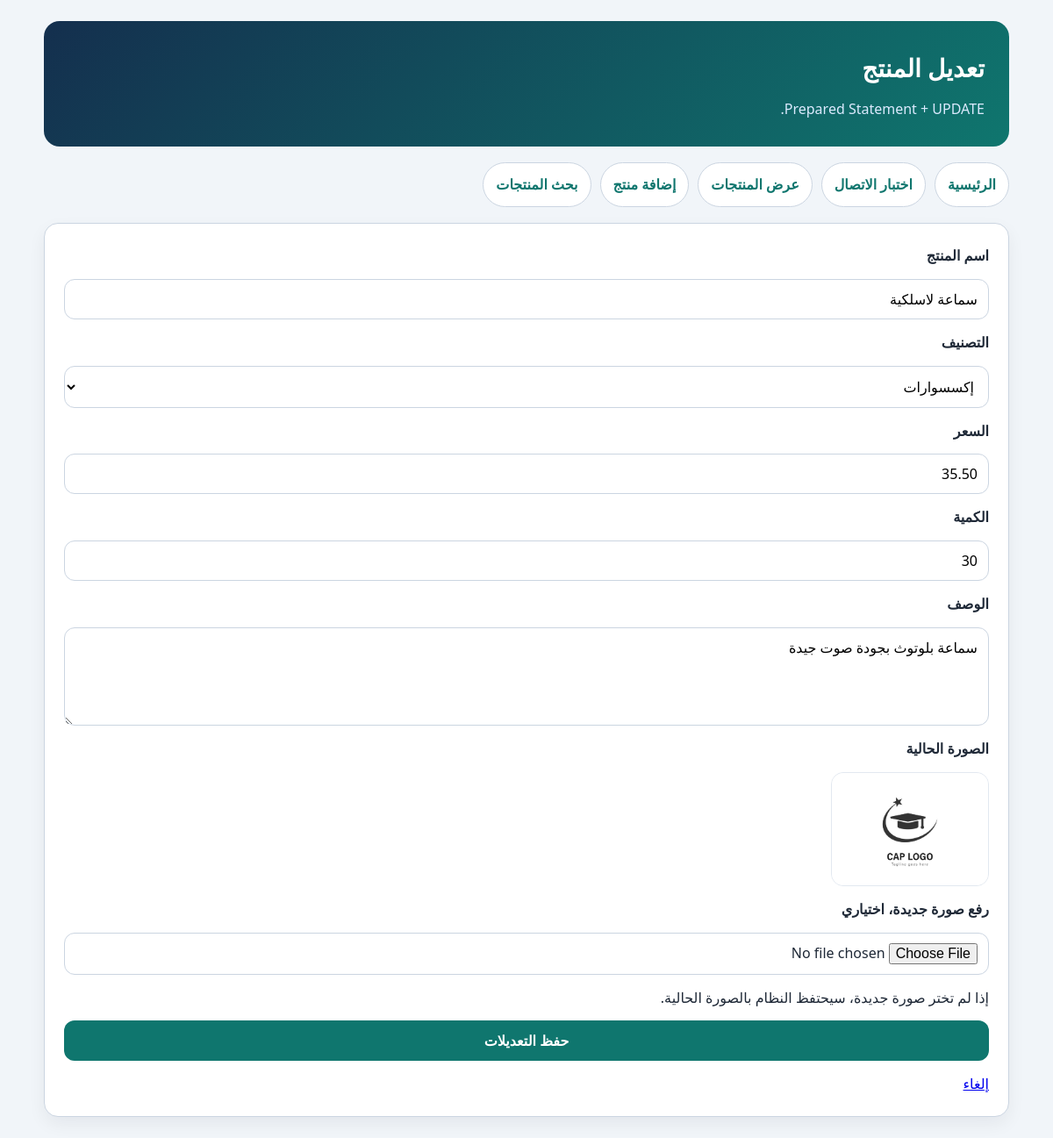
/05_edit_product.php?id=3, run on the app's committed database.
### tables this page shows
CREATE TABLE `products` (
  `id` int(11) NOT NULL,
  `category_id` int(11) NOT NULL,
  `name` varchar(150) NOT NULL,
  `description` text DEFAULT NULL,
  `price` decimal(10,2) NOT NULL,
  `quantity` int(11) NOT NULL DEFAULT 0,
  `image` varchar(255) DEFAULT NULL,
  `created_at` timestamp NOT NULL DEFAULT current_timestamp()
);

CREATE TABLE `categories` (
  `id` int(11) NOT NULL,
  `name` varchar(100) NOT NULL,
  `description` text DEFAULT NULL,
  `created_at` timestamp NOT NULL DEFAULT current_timestamp()
);

### helpers/validation.php (called while the page is built, shortened)
<?php
function e(?string $value): string
{
    return htmlspecialchars((string) $value, ENT_QUOTES, 'UTF-8');
}

### includes/app.php (called while the page is built, shortened)
<?php
function base_url(string $path = ''): string
{
    $base = '/mini_store/';
    return $base . ltrim($path, '/');
}

### 05_edit_product.php (the view, shortened to what this page needs)
<?php
require 'config.php';
require 'helpers/validation.php';
require 'includes/app.php';
$id = (int)($_GET['id'] ?? 0);
$categories = $pdo->query(
    'SELECT id, name FROM categories ORDER BY name ASC'
)->fetchAll();
$sql = "SELECT id, category_id, name, description, price, quantity,image
        FROM products
        WHERE id = :id";
$stmt = $pdo->prepare($sql);
$stmt->execute([
    ':id' => $id
]);
$product = $stmt->fetch();
$name = $product['name'];
$description = $product['description'];
$price = $product['price'];
$quantity = $product['quantity'];
$category_id = (int)$product['category_id'];
?>
<!DOCTYPE html>
<html lang="ar" dir="rtl">
<head>
    <link rel="stylesheet" href="assets/style.css">
</head>
<body>
<div class="container">
<header class="page-title">
    <h1>تعديل المنتج</h1>
    <p> Prepared Statement + UPDATE.</p>
</header>
<nav class="nav">
    <a href="index.php">الرئيسية</a>
    <a href="01_test_connection.php">اختبار الاتصال</a>
    <a href="02_show_products.php">عرض المنتجات</a>
    <a href="03_add_product.php">إضافة منتج</a>
    <a href="04_search_products.php">بحث المنتجات</a>
</nav>
<section class="card">
    <form method="POST" action="" class="form" enctype="multipart/form-data">
        <label> اسم المنتج</label>
        <input type="text" name="name" value="<?= e($name) ?>">
        <label> التصنيف</label>
        <select name="category_id">
            <?php foreach ($categories as $category): ?>
                <option value="<?= e($category['id']) ?>"
            <?= ((int)$category['id'] === (int)$category_id) ? 'selected' : '' ?> >
                <?= e($category['name']) ?>
                </option>
            <?php endforeach; ?>
        </select>
        <label>السعر</label>
        <input type="number" step="0.01" name="price"
            value="<?= e($price) ?>" placeholder="0.00" >
        <label>الكمية</label>
        <input type="number" name="quantity"
            value="<?= e($quantity) ?>" min="0" >
        <label> الوصف</label>
        <textarea  name="description"  rows="4"><?= e($description) ?></textarea>
         <label>الصورة الحالية</label>
    <?php if (!empty($product['image'])): ?>
        <img src="<?= e(base_url($product['image'])) ?>" class="preview-img" alt="صورة المنتج الحالية">
    <?php else: ?>
        <img src="<?= e(base_url('assets/no-image.svg')) ?>" class="preview-img" alt="لا توجد صورة">
    <?php endif; ?>
    <label>رفع صورة جديدة، اختياري</label>
    <input type="file" name="image" accept="image/jpeg,image/png,image/webp,image/gif">
    <p class="hint">إذا لم تختر صورة جديدة، سيحتفظ النظام بالصورة الحالية.</p>
        <button type="submit"> حفظ التعديلات  </button>
        <a href="02_show_products.php">إلغاء</a>
    </form>
</section>
</div>
</body>
</html>

### assets/style.css (style rules this page uses)
* { box-sizing: border-box; }
body { margin: 0; font-family: Tahoma, Arial, sans-serif; background: #f1f5f9; color: #1f2937; line-height: 1.8; }
.container { width: min(1100px, 94%); margin: 24px auto; }
.hero, .page-title { background: linear-gradient(135deg, #142f4e, #0f766e); color: #fff; border-radius: 18px; padding: 28px; margin-bottom: 18px; }
.hero h1, .page-title h1 { margin: 0 0 8px; font-size: 28px; }
.hero p, .page-title p { margin: 0; color: #dbeafe; }
.nav { display: flex; flex-wrap: wrap; gap: 10px; margin: 18px 0; }
.nav a { background: #fff; color: #0f766e; text-decoration: none; padding: 10px 14px; border: 1px solid #cbd5e1; border-radius: 999px; font-weight: bold; }
.card, .success, .alert { background: #fff; border: 1px solid #cbd5e1; border-radius: 16px; padding: 22px; margin-bottom: 18px; box-shadow: 0 8px 20px rgba(15, 23, 42, 0.06); }
.form, .search-form { display: grid; gap: 12px; }
label { font-weight: bold; }
input, select, textarea, button { font-family: inherit; font-size: 16px; border-radius: 12px; }
input, select, textarea { border: 1px solid #cbd5e1; padding: 11px 12px; background: #fff; }
button { border: 0; background: #0f766e; color: #fff; padding: 12px 18px; cursor: pointer; font-weight: bold; }
.preview-img { width: 180px; height: 130px; object-fit: cover; border-radius: 14px; border: 1px solid #e2e8f0; background: #f1f5f9; display: block; }
:root { --primary-color: #16807e; --primary-hover: #116e78; --bg-color: #f3f4f6; --card-bg: #ffffff; --text-color: #1f2937; --error-bg: #fef2f2; --error-text: #991b1b; }
* { box-sizing: border-box; margin: 0; padding: 0; font-family: 'Segoe UI', Tahoma, Geneva, Verdana, sans-serif; }

### data on the page
products: name "سماعة لاسلكية", category_id "إكسسوارات", price "35.50", quantity "30", description "سماعة بلوتوث بجودة صوت جيدة", image (picture)
